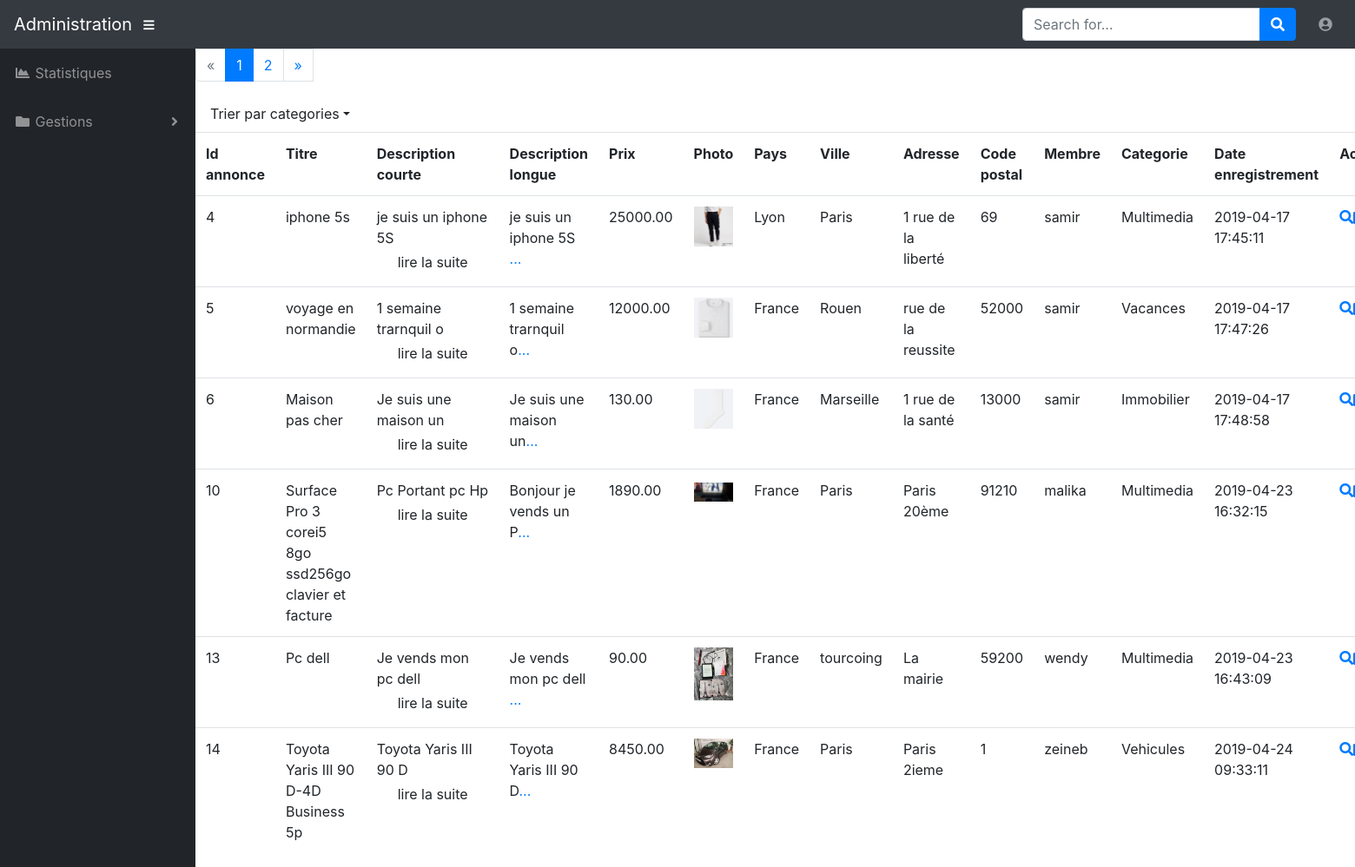
The app's page /admin/annonces.php (signed in) with its own data.
### tables this page shows
CREATE TABLE `annonce` (
  `id_annonce` int(3) NOT NULL,
  `titre` varchar(255) NOT NULL,
  `description_courte` varchar(255) NOT NULL,
  `description_longue` text NOT NULL,
  `prix` double(7,2) NOT NULL,
  `photo` varchar(255) NOT NULL,
  `pays` varchar(30) NOT NULL,
  `ville` varchar(30) NOT NULL,
  `adresse` varchar(255) NOT NULL,
  `cp` int(5) NOT NULL,
  `membre_id` int(3) NOT NULL,
  `photo_id` int(3) DEFAULT NULL,
  `categorie_id` int(3) DEFAULT NULL,
  `date_enregistrement` datetime NOT NULL
);

CREATE TABLE `membre` (
  `id_membre` int(11) NOT NULL,
  `pseudo` varchar(255) NOT NULL,
  `mdp` varchar(255) NOT NULL,
  `nom` varchar(255) NOT NULL,
  `prenom` varchar(255) NOT NULL,
  `telephone` varchar(20) NOT NULL,
  `email` varchar(255) NOT NULL,
  `civilite` enum('m','f') NOT NULL,
  `statut` int(1) NOT NULL,
  `date_enregistrement` datetime NOT NULL
);

CREATE TABLE `categorie` (
  `id_categorie` int(3) NOT NULL,
  `titre` varchar(255) NOT NULL,
  `motscles` text NOT NULL
);

### inc/function.inc.php (called while the page is built, shortened)
<?php
function checkInput ($data) {
    $data = trim($data);
    $data = stripslashes($data);
    $data = htmlspecialchars($data);
    return $data;
}

### admin/annonces.php (the view, shortened to what this page needs)
<?php
include_once('../inc/init.inc.php');
include_once('../inc/function.inc.php');
$perPage = 6;
$req = $pdo->query("SELECT COUNT(*) AS total FROM annonce");
$result = $req->fetch(PDO::FETCH_ASSOC);
$total = $result['total'];
$nbPage = ceil($total/$perPage);
if(isset($_GET['page']) && !empty($_GET['page']) && ctype_digit($_GET['page']) == 1) {
    if($_GET['page'] > $nbPage) {
        $current = $nbPage;
    } else {
        $current = $_GET['page'];
    }
} else {
    $current = 1;
}
$firstOfPage = ($current-1)*$perPage;
if(isset($_GET['categorie'])) {
    $annonces = $pdo->prepare(
        "SELECT a.id_annonce, a.titre AS titre_annonce, a.description_courte, a.description_longue, a.prix, a.photo, a.pays, a.ville, a.adresse, a.cp, m.pseudo, c.titre, a.date_enregistrement
    FROM annonce a, membre m, categorie c
    WHERE c.titre = :titre
    AND m.id_membre = a.membre_id
    AND a.categorie_id = c.id_categorie
    LIMIT $firstOfPage, $perPage"
    );
    $annonces->bindParam(':titre', $_GET['categorie'], PDO::PARAM_STR);
    $annonces->execute();
} else {
    $annonces = $pdo->prepare(
        "SELECT a.id_annonce, a.titre AS titre_annonce, a.description_courte, a.description_longue, a.prix, a.photo, a.pays, a.ville, a.adresse, a.cp, m.pseudo, c.titre, a.date_enregistrement
    FROM annonce a, membre m, categorie c
    WHERE m.id_membre = a.membre_id
    AND a.categorie_id = c.id_categorie
    LIMIT $firstOfPage, $perPage"
    );
    $annonces->execute();
}
include_once('inc/header.inc.php');
include_once('inc/nav.inc.php');
?>
<?php
if(isset($_GET['modifier'])) {
?>
<div class="container-fluid">
    <div class="starter-template pt-4">
        <h1>Modification annonces</h1>
        <p class="lead"><?php echo $msg;?></p>
    </div>
    <div class="col-12 mx-auto">
        <div class="row">
            <form method="post" action="" enctype="multipart/form-data" class="d-flex" >
                <div class="section1 col-4 offset-1">
                    <div class="form-group">
                        <input type="hidden" class="form-control" id="id_annonce" name="id_annonce" value="<?php echo $id_annonce; ?>">
                    </div>
                    <div class="form-group">
                        <input type="hidden" class="form-control" id="photo_id" name="photo_id" value="<?php echo $id_photo; ?>">
                    </div>
                    <div class="form-group">
                        <label for="titre">Titre de l'annonce :</label>
                        <input type="text" class="form-control" id="titre" name="titre" value="<?php echo $titre; ?>">
                    </div>
                    <div class="form-group">
                        <label for="pseudo">Auteur de l'annonce :</label>
                        <input type="text" class="form-control" id="pseudo" name="pseudo" value="<?php echo $pseudo; ?>">
                    </div>
                    <div class="form-group">
                        <label for="date">Publié le :</label>
                        <input type="text" class="form-control" id="date" name="date" value="<?php echo formatStandardTotal($date); ?>">
                    </div>
                    <div class="form-group">
                        <label for="description_courte">Description courte :</label>
                        <textarea name="description_courte" id="description_courte" class="w-100" rows="5"><?php echo $desCourte; ?></textarea>
                    </div>
                    <div class="form-group">
                        <label for="description_longue">Description longue :</label>
                        <textarea name="description_longue" id="description_longue" class="w-100" rows="5"><?php echo $desLongue; ?></textarea>
                    </div>
                    <div class="form-group">
                        <label for="prix">Prix :</label>
                        <input type="text" class="form-control" id="prix" name="prix" value="<?php echo $prix; ?>">
                    </div>
                </div>
                <div class="section2 col-5 mx-auto flex-wrap">
                        <div class="container-fluid d-flex pt-2">
                            <?php if(!empty($photo_actuelle)) { ?>
                            <div class="text-center mr-2">
                                <label for="photo_actuelle">Principale</label><br>
                                <img src="<?php echo URL.$photo_actuelle; ?>" alt="photo actuelle du produit <?php echo $titre; ?>" style="max-width:100%;">
                            </div>
                            <div class="form-group">
                                <input type="hidden" class="form-control" id="photo_actuelle" name="photo_actuelle" value="<?php echo $photo_actuelle; ?>">
                            </div>
                            <div class="text-center mr-2">
                                <label for="photo_actuelle">Photo 1</label><br>
                                <img src="<?php echo URL.$photo_actuelle1; ?>" alt="photo actuelle du produit <?php echo $titre; ?>" style="max-width:100%;">
                            </div>
                            <div class="form-group">
                                <input type="hidden" class="form-control" id="photo_actuelle1" name="photo_actuelle1" value="<?php echo $photo_actuelle1; ?>">
                            </div>
                            <div class="text-center mr-2">
                                <label for="photo_actuelle">Photo 2</label><br>
                                <img src="<?php echo URL.$photo_actuelle2; ?>" alt="photo actuelle du produit <?php echo $titre; ?>" style="max-width:100%;">
                            </div>
                            <div class="form-group">
                                <input type="hidden" class="form-control" id="photo_actuelle2" name="photo_actuelle2" value="<?php echo $photo_actuelle2; ?>">
                            </div>
                            <div class="text-center mr-2">
                                <label for="photo_actuelle">Photo 3</label><br>
                                <img src="<?php echo URL.$photo_actuelle3; ?>" alt="photo actuelle du produit <?php echo $titre; ?>" style="max-width:100%;">
                            </div>
                            <div class="form-group">
                                <input type="hidden" class="form-control" id="photo_actuelle3" name="photo_actuelle3" value="<?php echo $photo_actuelle3; ?>">
                            </div>
                            <div class="text-center mr-2">
                                <label for="photo_actuelle">Photo 4</label><br>
                                <img src="<?php echo URL.$photo_actuelle4; ?>" alt="photo actuelle du produit <?php echo $titre; ?>" style="max-width:100%;">
                            </div>
                            <div class="form-group">
                                <input type="hidden" class="form-control" id="photo_actuelle4" name="photo_actuelle4" value="<?php echo $photo_actuelle4; ?>">
                            </div>
                            <div class="text-center mr-2">
                                <label for="photo_actuelle">Photo 5</label><br>
                                <img src="<?php echo URL.$photo_actuelle5; ?>" alt="photo actuelle du produit <?php echo $titre; ?>" style="max-width:100%;">
                            </div>
                            <div class="form-group">
                                <input type="hidden" class="form-control" id="photo_actuelle5" name="photo_actuelle5" value="<?php echo $photo_actuelle5; ?>">
                            </div>
                    </div>
                    <?php } ?>
                    <div class="row pt-4">
                        <div class="form-group col-6">
                            <label for="photo">Photo principal :</label>
                            <input type="file" class="form-control" id="photo" name="photo">
                        </div>
                        <div class="form-group col-6">
                            <label for="photo">Photo 1 :</label>
                            <input type="file" class="form-control" id="photo1" name="photo1">
                        </div>
                        <div class="form-group col-6">
                            <label for="photo">Photo 2 :</label>
                            <input type="file" class="form-control" id="photo2" name="photo2">
                        </div>
                        <div class="form-group col-6">
                            <label for="photo">Photo 3 :</label>
                            <input type="file" class="form-control" id="photo3" name="photo3">
                        </div>
                        <div class="form-group col-6">
                            <label for="photo">Photo 4 :</label>
                            <input type="file" class="form-control" id="photo4" name="photo4">
                        </div>
                        <div class="form-group col-6">
                            <label for="photo">Photo 5 :</label>
                            <input type="file" class="form-control" id="photo5" name="photo5">
                        </div>
                    </div>
                    <div class="row">
                        <div class="form-group col-6">
                            <label for="adresse">Adresse :</label>
                            <input type="text" class="form-control" id="adresse" name="adresse" value="<?php echo $adresse; ?>">
                        </div>
                        <div class="form-group col-6">
                            <label for="cp">Code postal :</label>
                            <input type="text" class="form-control" id="cp" name="cp" value="<?php echo $cp; ?>">
                        </div>
                        <div class="form-group col-6">
                            <label for="pays">Pays :</label>
                            <input type="text" class="form-control" id="pays" name="pays" value="<?php echo $pays; ?>">
                        </div>
                        <div class="form-group col-6">
                            <label for="ville">Ville :</label>
                            <input type="text" class="form-control" id="ville" name="ville" value="<?php echo $ville; ?>">
                        </div>
                        <hr>
                        <input type="submit" class="form-control btn btn-warning col-11 mx-auto mt-2" id="enregistrement" name="enregistrement" value="Enregistrement">
                    </div>
                </div>
            </form>
        </div>
    </div>
</div>
<?php  } else {
    echo '<div class="tableAnnonces">'; ?>
    <?php
    if(isset($_GET['categorie'])) {
    } else { ?>
            <ul class="pagination">
                <li class="<?php if($current == '1'){ echo "page-item disabled";} ?>"><a href="?page=<?php if($current != '1') { echo $current - 1; } else { $current; } ?>" class="page-link">&laquo;</a></li>
                <?php
                for($i=1; $i<=$nbPage; $i++) {
                    if($i == $current) {
                        ?>
                        <li class="page-item active"><a class="page-link" href="?page=<?php echo $i ?>"><?php echo $i?></a></li>
                        <?php
                    } else {
                        ?>
                        <li class="page-item"><a class="page-link" href="?page=<?php echo $i ?>"><?php echo $i?></a></li>
                        <?php
                    }
                }
                ?>
                <li class="<?php if($current == $nbPage){ echo "page-item disabled";} ?>"><a href="?page=<?php if($current != $nbPage) { echo $current + 1; } else { $current; } ?>" class="page-link">&raquo;</a></li>
            </ul>
    <?php } ?>
    <?php
    echo '<div class="row">';
    echo '<a class="nav-link dropdown-toggle btn btn-default" href="" id="categorieAnnonces" role="button" data-toggle="dropdown" aria-haspopup="true" aria-expanded="false">
            Trier par categories';
    echo '</a>';
    echo '</div>';
    echo '<div class="row tableauAnnonces">';
    echo '<table class="table table-hover table-responsive-sm table-responsive-md col-12" >';
    echo '<tr>
            <th>Id annonce</th>
            <th>Titre</th>
            <th>Description courte</th>
            <th>Description longue</th>
            <th>Prix</th>
            <th>Photo</th>
            <th>Pays</th>
            <th>Ville</th>
            <th>Adresse</th>
            <th>Code postal</th>
            <th>Membre</th>
            <th>Categorie</th>
            <th>Date enregistrement</th>
            <th>Actions</th>
        </tr>';
    while($mesAnnonces = $annonces->fetch(PDO::FETCH_ASSOC)) {
        echo '<tr>';
        foreach($mesAnnonces AS $indice => $valeur ) {
            if($indice == 'photo') {
                echo '<td><img src="' . URL . $valeur . '" alt="image produit" style="width: 100px;" class="img-fluid"></td>';
            } elseif ($indice == 'description_courte') {
                echo '<td>' . substr($valeur, 0, 21). '<a class="dropdown-item" href">lire la suite</a></td>';
            } elseif ($indice == 'description_longue') {
                echo '<td>' . substr($valeur, 0, 21). '<a href="">...</a></td>';
            } else {
                echo '<td>' . $valeur . '</td>';
            }
        }
        echo '<td>';
        echo '<a href="?categorie='.checkInput($mesAnnonces['id_annonce']).'"><i class="fas fa-search"></i></a>';
        echo '</td>';
        echo '</tr>';
    }
    echo '</table>';
    echo '</div>';
    echo '</div>';
}
?>
<?php
include_once('inc/footer.inc.php');

### records on screen
annonce: id_annonce "4", titre "iphone 5s", description_courte "je suis un iphone 5S", description_longue "je suis un iphone 5S", prix "25000.00", photo (picture), pays "Lyon", ville "Paris", adresse "1 rue de la liberté", cp "69", membre.pseudo "samir", categorie.titre "Multimedia", date_enregistrement "2019-04-17 17:45:11"
annonce: id_annonce "5", titre "voyage en normandie", description_courte "1 semaine trarnquil o", description_longue "1 semaine trarnquil o", prix "12000.00", photo (picture), pays "France", ville "Rouen", adresse "rue de la reussite", cp "52000", membre.pseudo "samir", categorie.titre "Vacances", date_enregistrement "2019-04-17 17:47:26"
annonce: id_annonce "6", titre "Maison pas cher", description_courte "Je suis une maison un", description_longue "Je suis une maison un", prix "130.00", photo (picture), pays "France", ville "Marseille", adresse "1 rue de la santé", cp "13000", membre.pseudo "samir", categorie.titre "Immobilier", date_enregistrement "2019-04-17 17:48:58"
annonce: id_annonce "10", titre "Surface Pro 3 corei5 8go ssd256go clavier et facture", description_courte "Pc Portant pc Hp", description_longue "Bonjour je vends un P", prix "1890.00", photo (picture), pays "France", ville "Paris", adresse "Paris 20ème", cp "91210", membre.pseudo "malika", categorie.titre "Multimedia", date_enregistrement "2019-04-23 16:32:15"
annonce: id_annonce "13", titre "Pc dell", description_courte "Je vends mon pc dell", description_longue "Je vends mon pc dell", prix "90.00", photo (picture), pays "France", ville "tourcoing", adresse "La mairie", cp "59200", membre.pseudo "wendy", categorie.titre "Multimedia", date_enregistrement "2019-04-23 16:43:09"
annonce: id_annonce "14", titre "Toyota Yaris III 90 D-4D Business 5p", description_courte "Toyota Yaris III 90 D", description_longue "Toyota Yaris III 90 D", prix "8450.00", photo (picture), pays "France", ville "Paris", adresse "Paris 2ieme", cp "1", membre.pseudo "zeineb", categorie.titre "Vehicules", date_enregistrement "2019-04-24 09:33:11"
